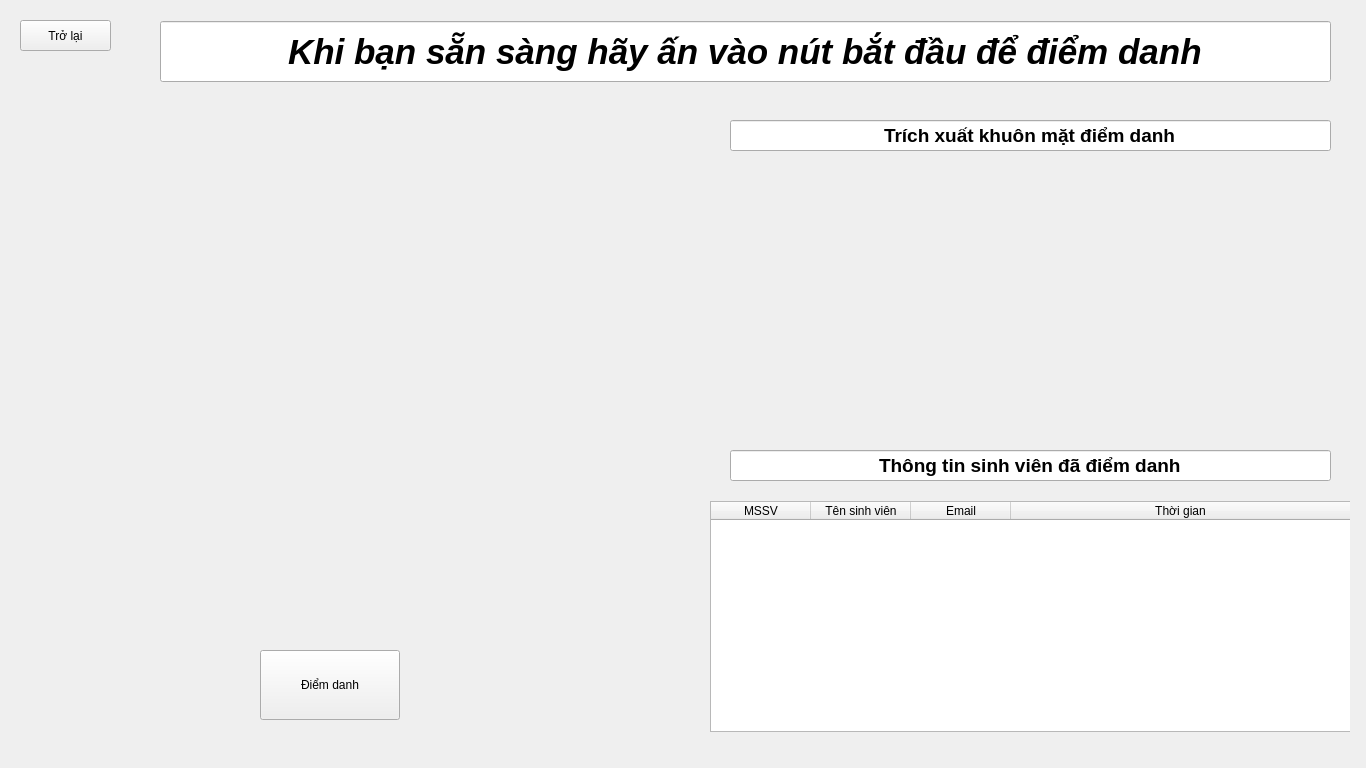
<?xml version="1.0" encoding="UTF-8"?>
<ui version="4.0">
 <class>Attendance</class>
 <widget class="QWidget" name="Attendance">
  <property name="geometry">
   <rect>
    <x>0</x>
    <y>0</y>
    <width>1366</width>
    <height>768</height>
   </rect>
  </property>
  <property name="windowTitle">
   <string>Form</string>
  </property>
  <widget class="QPushButton" name="back_button">
   <property name="geometry">
    <rect>
     <x>20</x>
     <y>20</y>
     <width>91</width>
     <height>31</height>
    </rect>
   </property>
   <property name="text">
    <string>Trở lại</string>
   </property>
   <property name="checkable">
    <bool>true</bool>
   </property>
  </widget>
  <widget class="QLineEdit" name="info_line">
   <property name="geometry">
    <rect>
     <x>160</x>
     <y>21</y>
     <width>1171</width>
     <height>61</height>
    </rect>
   </property>
   <property name="font">
    <font>
     <pointsize>26</pointsize>
     <italic>true</italic>
     <bold>true</bold>
    </font>
   </property>
   <property name="cursor">
    <cursorShape>ArrowCursor</cursorShape>
   </property>
   <property name="text">
    <string>Khi bạn sẵn sàng hãy ấn vào nút bắt đầu để điểm danh</string>
   </property>
   <property name="alignment">
    <set>Qt::AlignCenter</set>
   </property>
  </widget>
  <widget class="QWidget" name="preview_widget" native="true">
   <property name="geometry">
    <rect>
     <x>10</x>
     <y>110</y>
     <width>640</width>
     <height>640</height>
    </rect>
   </property>
   <property name="sizePolicy">
    <sizepolicy hsizetype="Preferred" vsizetype="Preferred">
     <horstretch>0</horstretch>
     <verstretch>0</verstretch>
    </sizepolicy>
   </property>
   <widget class="QPushButton" name="attend_button">
    <property name="geometry">
     <rect>
      <x>250</x>
      <y>540</y>
      <width>140</width>
      <height>70</height>
     </rect>
    </property>
    <property name="sizePolicy">
     <sizepolicy hsizetype="Preferred" vsizetype="Preferred">
      <horstretch>0</horstretch>
      <verstretch>0</verstretch>
     </sizepolicy>
    </property>
    <property name="text">
     <string>Điểm danh</string>
    </property>
    <property name="checkable">
     <bool>true</bool>
    </property>
   </widget>
   <widget class="QWidget" name="cam_widget" native="true">
    <property name="geometry">
     <rect>
      <x>0</x>
      <y>-1</y>
      <width>640</width>
      <height>481</height>
     </rect>
    </property>
   </widget>
  </widget>
  <widget class="QWidget" name="recognition_widget" native="true">
   <property name="geometry">
    <rect>
     <x>710</x>
     <y>110</y>
     <width>640</width>
     <height>320</height>
    </rect>
   </property>
   <widget class="QLineEdit" name="tittle">
    <property name="geometry">
     <rect>
      <x>20</x>
      <y>10</y>
      <width>601</width>
      <height>31</height>
     </rect>
    </property>
    <property name="font">
     <font>
      <pointsize>14</pointsize>
      <bold>true</bold>
     </font>
    </property>
    <property name="text">
     <string>Trích xuất khuôn mặt điểm danh</string>
    </property>
    <property name="alignment">
     <set>Qt::AlignCenter</set>
    </property>
   </widget>
   <widget class="QWidget" name="horizontalLayoutWidget">
    <property name="geometry">
     <rect>
      <x>0</x>
      <y>70</y>
      <width>641</width>
      <height>251</height>
     </rect>
    </property>
    <layout class="QHBoxLayout" name="face_preview">
     <property name="spacing">
      <number>5</number>
     </property>
     <property name="leftMargin">
      <number>0</number>
     </property>
    </layout>
   </widget>
  </widget>
  <widget class="QWidget" name="attendance_info" native="true">
   <property name="geometry">
    <rect>
     <x>710</x>
     <y>430</y>
     <width>640</width>
     <height>320</height>
    </rect>
   </property>
   <widget class="QTableWidget" name="attendance_table">
    <property name="geometry">
     <rect>
      <x>0</x>
      <y>71</y>
      <width>641</width>
      <height>231</height>
     </rect>
    </property>
    <attribute name="horizontalHeaderCascadingSectionResizes">
     <bool>false</bool>
    </attribute>
    <attribute name="horizontalHeaderShowSortIndicator" stdset="0">
     <bool>true</bool>
    </attribute>
    <attribute name="horizontalHeaderStretchLastSection">
     <bool>true</bool>
    </attribute>
    <column>
     <property name="text">
      <string>MSSV</string>
     </property>
     <property name="font">
      <font>
       <stylestrategy>PreferDefault</stylestrategy>
      </font>
     </property>
    </column>
    <column>
     <property name="text">
      <string>Tên sinh viên</string>
     </property>
    </column>
    <column>
     <property name="text">
      <string>Email</string>
     </property>
    </column>
    <column>
     <property name="text">
      <string>Thời gian</string>
     </property>
    </column>
   </widget>
   <widget class="QLineEdit" name="tittle_2">
    <property name="geometry">
     <rect>
      <x>20</x>
      <y>20</y>
      <width>601</width>
      <height>31</height>
     </rect>
    </property>
    <property name="font">
     <font>
      <pointsize>14</pointsize>
      <bold>true</bold>
     </font>
    </property>
    <property name="text">
     <string>Thông tin sinh viên đã điểm danh</string>
    </property>
    <property name="alignment">
     <set>Qt::AlignCenter</set>
    </property>
   </widget>
  </widget>
 </widget>
 <resources/>
 <connections/>
</ui>
